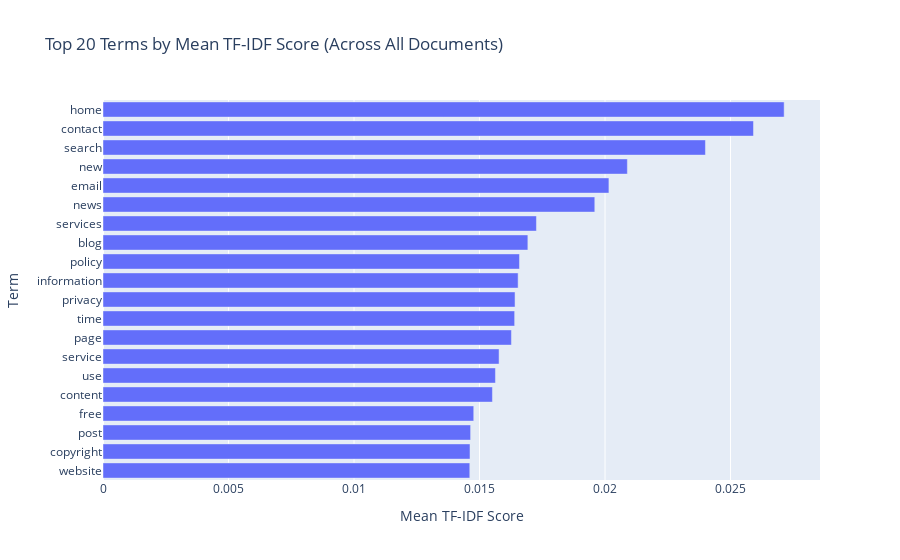

Here is the notebook cell this chart was saved with:
### Markdown cell above
### Step 4: DTM Analysis

Analyze the Document-Term Matrix to understand vocabulary composition, sparsity, and the most discriminative terms overall and per category.

### Code cell
# ── Top 20 Terms by Mean TF-IDF ──────────────────────────────────
feature_names = tfidf.get_feature_names_out()
mean_tfidf = np.array(tfidf_matrix.mean(axis=0)).flatten()

# Sort and get top 20
top_indices = mean_tfidf.argsort()[-20:][::-1]
top_terms = [feature_names[i] for i in top_indices]
top_scores = [mean_tfidf[i] for i in top_indices]

fig = px.bar(
    x=top_scores, y=top_terms,
    orientation='h',
    title='Top 20 Terms by Mean TF-IDF Score (Across All Documents)',
    labels={'x': 'Mean TF-IDF Score', 'y': 'Term'}
)
fig.update_layout(yaxis=dict(autorange='reversed'))
fig.show()

### Figure 1 — Plotly figure (JSON) as saved in the notebook; plotly's stock layout.template omitted (floating-point values rounded to 4 significant figures)
{"data": [{"hovertemplate": "Mean TF-IDF Score=%{x}<br>Term=%{y}<extra></extra>", "legendgroup": "", "marker": {"color": "#636efa", "pattern": {"shape": ""}}, "name": "", "orientation": "h", "showlegend": false, "textposition": "auto", "type": "bar", "x": [0.02714, 0.02591, 0.024, 0.02089, 0.02016, 0.01959, 0.01727, 0.01693, 0.01659, 0.01654, 0.01642, 0.0164, 0.01627, 0.01578, 0.01563, 0.01551, 0.01477, 0.01465, 0.01462, 0.01461], "xaxis": "x", "y": ["home", "contact", "search", "new", "email", "news", "services", "blog", "policy", "information", "privacy", "time", "page", "service", "use", "content", "free", "post", "copyright", "website"], "yaxis": "y"}], "layout": {"barmode": "relative", "legend": {"tracegroupgap": 0}, "title": {"text": "Top 20 Terms by Mean TF-IDF Score (Across All Documents)"}, "xaxis": {"anchor": "y", "domain": [0, 1], "title": {"text": "Mean TF-IDF Score"}}, "yaxis": {"anchor": "x", "autorange": "reversed", "domain": [0, 1], "title": {"text": "Term"}}}}
